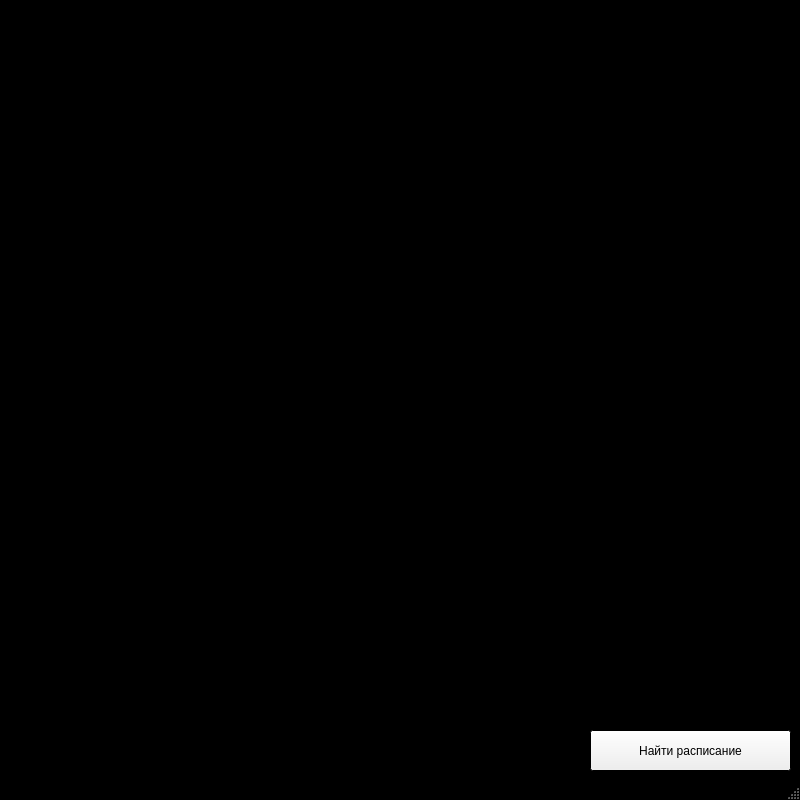
<?xml version="1.0" encoding="UTF-8"?>
<ui version="4.0">
 <class>MainWindow</class>
 <widget class="QMainWindow" name="MainWindow">
  <property name="geometry">
   <rect>
    <x>0</x>
    <y>0</y>
    <width>800</width>
    <height>800</height>
   </rect>
  </property>
  <property name="minimumSize">
   <size>
    <width>800</width>
    <height>800</height>
   </size>
  </property>
  <property name="maximumSize">
   <size>
    <width>800</width>
    <height>800</height>
   </size>
  </property>
  <property name="palette">
   <palette>
    <active>
     <colorrole role="Base">
      <brush brushstyle="SolidPattern">
       <color alpha="255">
        <red>255</red>
        <green>255</green>
        <blue>255</blue>
       </color>
      </brush>
     </colorrole>
     <colorrole role="Window">
      <brush brushstyle="SolidPattern">
       <color alpha="255">
        <red>0</red>
        <green>0</green>
        <blue>0</blue>
       </color>
      </brush>
     </colorrole>
    </active>
    <inactive>
     <colorrole role="Base">
      <brush brushstyle="SolidPattern">
       <color alpha="255">
        <red>255</red>
        <green>255</green>
        <blue>255</blue>
       </color>
      </brush>
     </colorrole>
     <colorrole role="Window">
      <brush brushstyle="SolidPattern">
       <color alpha="255">
        <red>0</red>
        <green>0</green>
        <blue>0</blue>
       </color>
      </brush>
     </colorrole>
    </inactive>
    <disabled>
     <colorrole role="Base">
      <brush brushstyle="SolidPattern">
       <color alpha="255">
        <red>0</red>
        <green>0</green>
        <blue>0</blue>
       </color>
      </brush>
     </colorrole>
     <colorrole role="Window">
      <brush brushstyle="SolidPattern">
       <color alpha="255">
        <red>0</red>
        <green>0</green>
        <blue>0</blue>
       </color>
      </brush>
     </colorrole>
    </disabled>
   </palette>
  </property>
  <property name="windowTitle">
   <string>Выбор группы</string>
  </property>
  <widget class="QWidget" name="centralwidget">
   <widget class="QPushButton" name="pushButton">
    <property name="geometry">
     <rect>
      <x>590</x>
      <y>730</y>
      <width>201</width>
      <height>41</height>
     </rect>
    </property>
    <property name="text">
     <string>Найти расписание</string>
    </property>
    <property name="checkable">
     <bool>false</bool>
    </property>
   </widget>
   <widget class="QLineEdit" name="lineEdit">
    <property name="geometry">
     <rect>
      <x>10</x>
      <y>730</y>
      <width>571</width>
      <height>41</height>
     </rect>
    </property>
    <property name="palette">
     <palette>
      <active>
       <colorrole role="WindowText">
        <brush brushstyle="SolidPattern">
         <color alpha="255">
          <red>255</red>
          <green>255</green>
          <blue>255</blue>
         </color>
        </brush>
       </colorrole>
       <colorrole role="Text">
        <brush brushstyle="SolidPattern">
         <color alpha="255">
          <red>255</red>
          <green>255</green>
          <blue>255</blue>
         </color>
        </brush>
       </colorrole>
       <colorrole role="Base">
        <brush brushstyle="SolidPattern">
         <color alpha="255">
          <red>0</red>
          <green>0</green>
          <blue>0</blue>
         </color>
        </brush>
       </colorrole>
      </active>
      <inactive>
       <colorrole role="WindowText">
        <brush brushstyle="SolidPattern">
         <color alpha="255">
          <red>255</red>
          <green>255</green>
          <blue>255</blue>
         </color>
        </brush>
       </colorrole>
       <colorrole role="Text">
        <brush brushstyle="SolidPattern">
         <color alpha="255">
          <red>255</red>
          <green>255</green>
          <blue>255</blue>
         </color>
        </brush>
       </colorrole>
       <colorrole role="Base">
        <brush brushstyle="SolidPattern">
         <color alpha="255">
          <red>0</red>
          <green>0</green>
          <blue>0</blue>
         </color>
        </brush>
       </colorrole>
      </inactive>
      <disabled>
       <colorrole role="WindowText">
        <brush brushstyle="SolidPattern">
         <color alpha="255">
          <red>120</red>
          <green>120</green>
          <blue>120</blue>
         </color>
        </brush>
       </colorrole>
       <colorrole role="Text">
        <brush brushstyle="SolidPattern">
         <color alpha="255">
          <red>120</red>
          <green>120</green>
          <blue>120</blue>
         </color>
        </brush>
       </colorrole>
       <colorrole role="Base">
        <brush brushstyle="SolidPattern">
         <color alpha="255">
          <red>0</red>
          <green>0</green>
          <blue>0</blue>
         </color>
        </brush>
       </colorrole>
      </disabled>
     </palette>
    </property>
    <property name="font">
     <font>
      <family>Times New Roman</family>
      <pointsize>14</pointsize>
      <italic>true</italic>
     </font>
    </property>
    <property name="alignment">
     <set>Qt::AlignCenter</set>
    </property>
   </widget>
   <widget class="QTextBrowser" name="textBrowser">
    <property name="geometry">
     <rect>
      <x>10</x>
      <y>10</y>
      <width>781</width>
      <height>350</height>
     </rect>
    </property>
    <property name="palette">
     <palette>
      <active>
       <colorrole role="WindowText">
        <brush brushstyle="SolidPattern">
         <color alpha="255">
          <red>255</red>
          <green>255</green>
          <blue>255</blue>
         </color>
        </brush>
       </colorrole>
       <colorrole role="Text">
        <brush brushstyle="SolidPattern">
         <color alpha="255">
          <red>255</red>
          <green>255</green>
          <blue>255</blue>
         </color>
        </brush>
       </colorrole>
       <colorrole role="Base">
        <brush brushstyle="SolidPattern">
         <color alpha="255">
          <red>0</red>
          <green>0</green>
          <blue>0</blue>
         </color>
        </brush>
       </colorrole>
       <colorrole role="Highlight">
        <brush brushstyle="SolidPattern">
         <color alpha="255">
          <red>255</red>
          <green>255</green>
          <blue>255</blue>
         </color>
        </brush>
       </colorrole>
       <colorrole role="Link">
        <brush brushstyle="SolidPattern">
         <color alpha="255">
          <red>255</red>
          <green>255</green>
          <blue>255</blue>
         </color>
        </brush>
       </colorrole>
       <colorrole role="LinkVisited">
        <brush brushstyle="SolidPattern">
         <color alpha="255">
          <red>255</red>
          <green>255</green>
          <blue>255</blue>
         </color>
        </brush>
       </colorrole>
      </active>
      <inactive>
       <colorrole role="WindowText">
        <brush brushstyle="SolidPattern">
         <color alpha="255">
          <red>255</red>
          <green>255</green>
          <blue>255</blue>
         </color>
        </brush>
       </colorrole>
       <colorrole role="Text">
        <brush brushstyle="SolidPattern">
         <color alpha="255">
          <red>255</red>
          <green>255</green>
          <blue>255</blue>
         </color>
        </brush>
       </colorrole>
       <colorrole role="Base">
        <brush brushstyle="SolidPattern">
         <color alpha="255">
          <red>0</red>
          <green>0</green>
          <blue>0</blue>
         </color>
        </brush>
       </colorrole>
       <colorrole role="Highlight">
        <brush brushstyle="SolidPattern">
         <color alpha="255">
          <red>255</red>
          <green>255</green>
          <blue>255</blue>
         </color>
        </brush>
       </colorrole>
       <colorrole role="Link">
        <brush brushstyle="SolidPattern">
         <color alpha="255">
          <red>255</red>
          <green>255</green>
          <blue>255</blue>
         </color>
        </brush>
       </colorrole>
       <colorrole role="LinkVisited">
        <brush brushstyle="SolidPattern">
         <color alpha="255">
          <red>255</red>
          <green>255</green>
          <blue>255</blue>
         </color>
        </brush>
       </colorrole>
      </inactive>
      <disabled>
       <colorrole role="WindowText">
        <brush brushstyle="SolidPattern">
         <color alpha="255">
          <red>120</red>
          <green>120</green>
          <blue>120</blue>
         </color>
        </brush>
       </colorrole>
       <colorrole role="Text">
        <brush brushstyle="SolidPattern">
         <color alpha="255">
          <red>120</red>
          <green>120</green>
          <blue>120</blue>
         </color>
        </brush>
       </colorrole>
       <colorrole role="Base">
        <brush brushstyle="SolidPattern">
         <color alpha="255">
          <red>0</red>
          <green>0</green>
          <blue>0</blue>
         </color>
        </brush>
       </colorrole>
       <colorrole role="Highlight">
        <brush brushstyle="SolidPattern">
         <color alpha="255">
          <red>0</red>
          <green>120</green>
          <blue>215</blue>
         </color>
        </brush>
       </colorrole>
       <colorrole role="Link">
        <brush brushstyle="SolidPattern">
         <color alpha="255">
          <red>255</red>
          <green>255</green>
          <blue>255</blue>
         </color>
        </brush>
       </colorrole>
       <colorrole role="LinkVisited">
        <brush brushstyle="SolidPattern">
         <color alpha="255">
          <red>255</red>
          <green>255</green>
          <blue>255</blue>
         </color>
        </brush>
       </colorrole>
      </disabled>
     </palette>
    </property>
   </widget>
   <widget class="QTextBrowser" name="textBrowser_2">
    <property name="geometry">
     <rect>
      <x>10</x>
      <y>370</y>
      <width>781</width>
      <height>350</height>
     </rect>
    </property>
    <property name="palette">
     <palette>
      <active>
       <colorrole role="WindowText">
        <brush brushstyle="SolidPattern">
         <color alpha="255">
          <red>255</red>
          <green>255</green>
          <blue>255</blue>
         </color>
        </brush>
       </colorrole>
       <colorrole role="Text">
        <brush brushstyle="SolidPattern">
         <color alpha="255">
          <red>255</red>
          <green>255</green>
          <blue>255</blue>
         </color>
        </brush>
       </colorrole>
       <colorrole role="Base">
        <brush brushstyle="SolidPattern">
         <color alpha="255">
          <red>0</red>
          <green>0</green>
          <blue>0</blue>
         </color>
        </brush>
       </colorrole>
       <colorrole role="Highlight">
        <brush brushstyle="SolidPattern">
         <color alpha="255">
          <red>255</red>
          <green>255</green>
          <blue>255</blue>
         </color>
        </brush>
       </colorrole>
       <colorrole role="HighlightedText">
        <brush brushstyle="SolidPattern">
         <color alpha="255">
          <red>255</red>
          <green>255</green>
          <blue>255</blue>
         </color>
        </brush>
       </colorrole>
       <colorrole role="Link">
        <brush brushstyle="SolidPattern">
         <color alpha="255">
          <red>255</red>
          <green>255</green>
          <blue>255</blue>
         </color>
        </brush>
       </colorrole>
       <colorrole role="LinkVisited">
        <brush brushstyle="SolidPattern">
         <color alpha="255">
          <red>255</red>
          <green>255</green>
          <blue>255</blue>
         </color>
        </brush>
       </colorrole>
      </active>
      <inactive>
       <colorrole role="WindowText">
        <brush brushstyle="SolidPattern">
         <color alpha="255">
          <red>255</red>
          <green>255</green>
          <blue>255</blue>
         </color>
        </brush>
       </colorrole>
       <colorrole role="Text">
        <brush brushstyle="SolidPattern">
         <color alpha="255">
          <red>255</red>
          <green>255</green>
          <blue>255</blue>
         </color>
        </brush>
       </colorrole>
       <colorrole role="Base">
        <brush brushstyle="SolidPattern">
         <color alpha="255">
          <red>0</red>
          <green>0</green>
          <blue>0</blue>
         </color>
        </brush>
       </colorrole>
       <colorrole role="Highlight">
        <brush brushstyle="SolidPattern">
         <color alpha="255">
          <red>255</red>
          <green>255</green>
          <blue>255</blue>
         </color>
        </brush>
       </colorrole>
       <colorrole role="HighlightedText">
        <brush brushstyle="SolidPattern">
         <color alpha="255">
          <red>255</red>
          <green>255</green>
          <blue>255</blue>
         </color>
        </brush>
       </colorrole>
       <colorrole role="Link">
        <brush brushstyle="SolidPattern">
         <color alpha="255">
          <red>255</red>
          <green>255</green>
          <blue>255</blue>
         </color>
        </brush>
       </colorrole>
       <colorrole role="LinkVisited">
        <brush brushstyle="SolidPattern">
         <color alpha="255">
          <red>255</red>
          <green>255</green>
          <blue>255</blue>
         </color>
        </brush>
       </colorrole>
      </inactive>
      <disabled>
       <colorrole role="WindowText">
        <brush brushstyle="SolidPattern">
         <color alpha="255">
          <red>255</red>
          <green>255</green>
          <blue>255</blue>
         </color>
        </brush>
       </colorrole>
       <colorrole role="Text">
        <brush brushstyle="SolidPattern">
         <color alpha="255">
          <red>120</red>
          <green>120</green>
          <blue>120</blue>
         </color>
        </brush>
       </colorrole>
       <colorrole role="Base">
        <brush brushstyle="SolidPattern">
         <color alpha="255">
          <red>0</red>
          <green>0</green>
          <blue>0</blue>
         </color>
        </brush>
       </colorrole>
       <colorrole role="Highlight">
        <brush brushstyle="SolidPattern">
         <color alpha="255">
          <red>255</red>
          <green>255</green>
          <blue>255</blue>
         </color>
        </brush>
       </colorrole>
       <colorrole role="HighlightedText">
        <brush brushstyle="SolidPattern">
         <color alpha="255">
          <red>255</red>
          <green>255</green>
          <blue>255</blue>
         </color>
        </brush>
       </colorrole>
       <colorrole role="Link">
        <brush brushstyle="SolidPattern">
         <color alpha="255">
          <red>255</red>
          <green>255</green>
          <blue>255</blue>
         </color>
        </brush>
       </colorrole>
       <colorrole role="LinkVisited">
        <brush brushstyle="SolidPattern">
         <color alpha="255">
          <red>255</red>
          <green>255</green>
          <blue>255</blue>
         </color>
        </brush>
       </colorrole>
      </disabled>
     </palette>
    </property>
   </widget>
  </widget>
  <widget class="QStatusBar" name="statusBar">
   <property name="palette">
    <palette>
     <active>
      <colorrole role="WindowText">
       <brush brushstyle="SolidPattern">
        <color alpha="255">
         <red>255</red>
         <green>255</green>
         <blue>255</blue>
        </color>
       </brush>
      </colorrole>
      <colorrole role="Shadow">
       <brush brushstyle="SolidPattern">
        <color alpha="255">
         <red>255</red>
         <green>255</green>
         <blue>255</blue>
        </color>
       </brush>
      </colorrole>
     </active>
     <inactive>
      <colorrole role="WindowText">
       <brush brushstyle="SolidPattern">
        <color alpha="255">
         <red>255</red>
         <green>255</green>
         <blue>255</blue>
        </color>
       </brush>
      </colorrole>
      <colorrole role="Shadow">
       <brush brushstyle="SolidPattern">
        <color alpha="255">
         <red>255</red>
         <green>255</green>
         <blue>255</blue>
        </color>
       </brush>
      </colorrole>
     </inactive>
     <disabled>
      <colorrole role="WindowText">
       <brush brushstyle="SolidPattern">
        <color alpha="255">
         <red>120</red>
         <green>120</green>
         <blue>120</blue>
        </color>
       </brush>
      </colorrole>
      <colorrole role="Shadow">
       <brush brushstyle="SolidPattern">
        <color alpha="255">
         <red>255</red>
         <green>255</green>
         <blue>255</blue>
        </color>
       </brush>
      </colorrole>
     </disabled>
    </palette>
   </property>
  </widget>
 </widget>
 <resources/>
 <connections/>
</ui>
